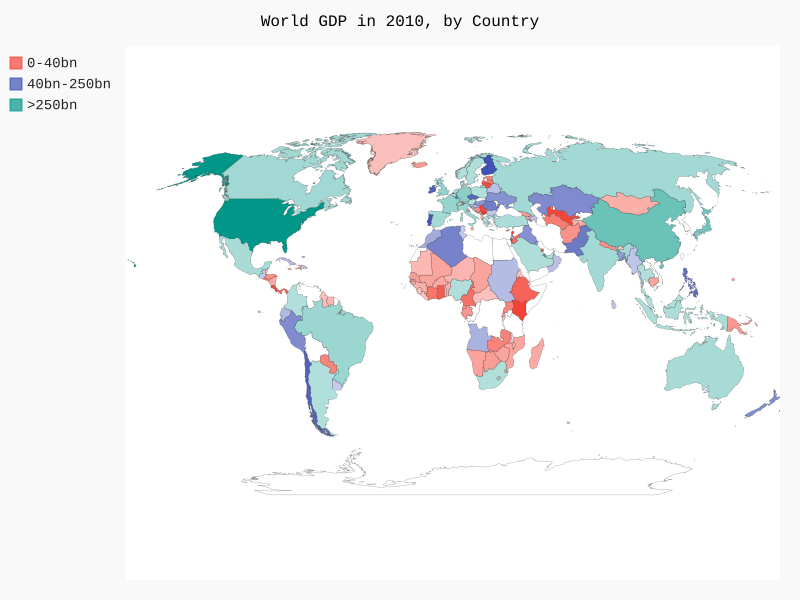

This figure's Python source:
import json
import pygal_maps_world.maps
from country_codes import get_country_code

filename='gdp_json.json'
with open(filename) as f:
    gdp_data=json.load(f)

cc_gdp={} #字典用于存储国别码和gdp信息
for gdp_dict in gdp_data:
    if gdp_dict['Year']==2010: #筛选出所有2010年的数据
        country_name=gdp_dict['Country Name']
        gdp=int(float(gdp_dict['Value']))
        code=get_country_code(country_name)
        if code:
            cc_gdp[code]=gdp #国别码作为字典的键，gdp作为字典的值
            
cc_gdp_1,cc_gdp_2,cc_gdp_3={},{},{} #三个空字典用于分组
for cc,gdp in cc_gdp.items(): #遍历cc_gdp字典进行筛选
    if gdp<40000000000:
        cc_gdp_1[cc]=gdp #国别码作为字典的键，gdp作为字典的值
    elif gdp<250000000000:
        cc_gdp_2[cc]=gdp
    else:
        cc_gdp_3[cc]=gdp
        
wm=pygal_maps_world.maps.World()
wm.title='World GDP in 2010, by Country'
wm.add('0-40bn',cc_gdp_1)
wm.add('40bn-250bn',cc_gdp_2)
wm.add('>250bn',cc_gdp_3)

wm.render_to_file('world_gdp.svg')
